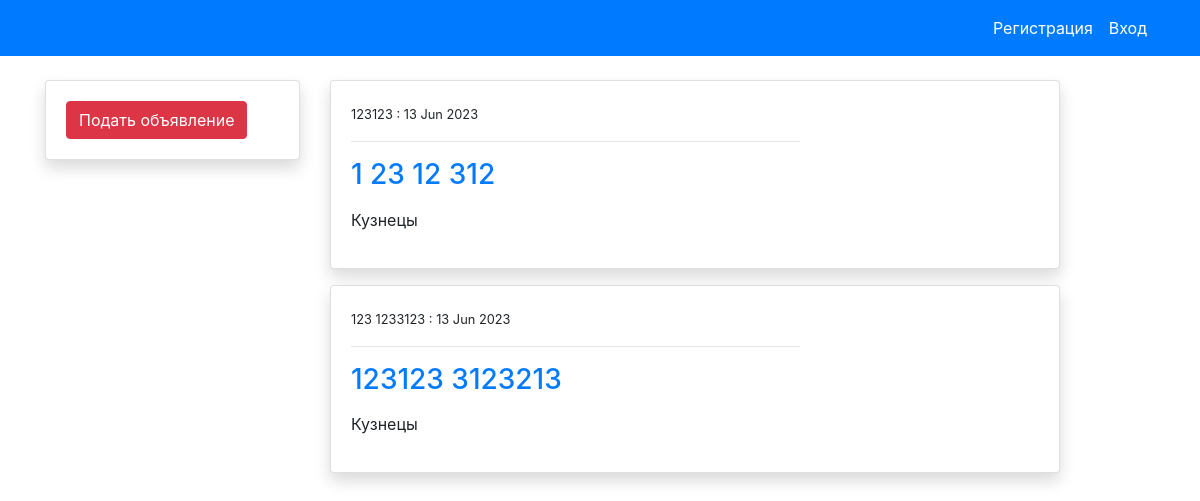
/main/, run on the app's committed database.
### post_board/models.py (models this page shows, shortened)
class Post(models.Model):  # post
    author = models.ForeignKey(User, on_delete=models.CASCADE)
    categoryType = models.ForeignKey(Category, on_delete=models.CASCADE)
    dateCreation = models.DateTimeField(auto_now_add=True)
    postTitle = models.CharField(max_length=255)
    postText = models.TextField()
    upload = models.ImageField(upload_to='uploads/', blank=True)
    def get_absolute_url(self):
        return reverse('post_board:board_detail', kwargs={'pk': self.pk})

class Category(models.Model):
    name = models.CharField('name', max_length=128,
                            unique=True, )  # ctagory name
    subscribers = models.ManyToManyField(
        User, related_name='categories', verbose_name='subscribers')
    def __str__(self):
        return self.name
    class Meta:
        verbose_name = 'category'
        verbose_name_plural = 'categories'

### post_board/views.py (the view)
# urls.py: path('main/', BoardList.as_view(), name='index'),
class BoardList(ListView):
    model = Post
    ordering = '-dateCreation'
    template_name = 'board/index.html'
    context_object_name = 'Posts'
    paginate_by = 10  # вот так мы можем указать количество записей на странице
    def get_queryset(self):
        queryset = super().get_queryset()
        self.filterset = BoardFilter(self.request.GET, queryset)
        return self.filterset.qs
    def get_context_data(self, **kwargs):
        context = super().get_context_data(**kwargs)
        return context

### templates/board/index.html (shortened to what this page needs)
{% extends 'base/base.html' %}
{% load crispy_forms_tags %}
{% block content %}
<div class="container">
    <div class="row mt-5 pt-3">
        <div class="col-md-3">
            <div class="card my-3 shadow">
                <div class="card-body">
                    <form method="POST">
                        <button class="btn btn-danger float-left btn-lm"
                            formaction="{% url 'post_board:board_create' %}">Подать объявление</button>
                    </form>
                </div>
            </div>
        </div>
        <div class="col-md-8">
            {% for post in Posts %}
            <div class="card shadow my-3">
                <div class="card-body">
                    <div class="row">
                        <div class="col-md-8">
                            <small>{{post.postTitle}} : {{post.dateCreation|date:'d M Y'}}</small>
                            <hr>
                            <a class="h3" href="{{post.get_absolute_url}}">{{post.postText}} </a>
                            <p class="text-justify my-3">
                            <p>{{post.categoryType}} </p>
                            </p>
                        </div>
                    </div>
                </div>
            </div>
            {% endfor %}
        </div>
    </div>
</div>
{% endblock %}

### data on the page
Post: postTitle "123123", dateCreation "13 Jun 2023", postText "1 23 12 312", categoryType "Кузнецы"
Post: postTitle "123 1233123", dateCreation "13 Jun 2023", postText "123123 3123213", categoryType "Кузнецы"
